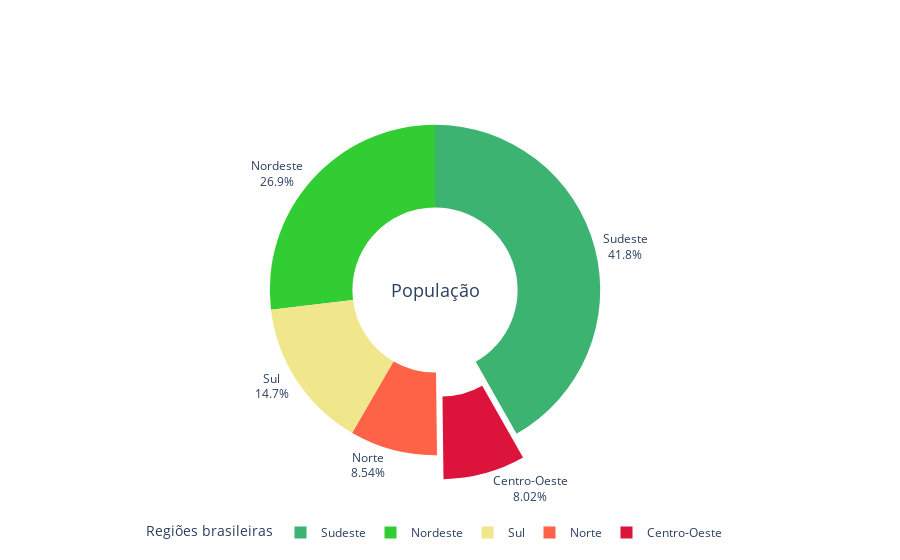

The notebook cell saved with this chart:
### Code cell
#Gráfico de Pizza
fig = go.Figure(data = go.Pie(labels = regioes,
                             values = populacao,
                             marker_colors = cores_marcadores,
                             hole = 0.5,
                             pull = [0, 0, 0.15, 0, 0]))

#Rótulos
fig.update_traces(textposition = "outside", textinfo = "percent+label")

#Legenda
fig.update_layout(legend_title_text = "Regiões brasileiras",
                 legend = (dict(orientation = "h",
                               xanchor = "auto",
                               x = 0.5)))

#Texto
fig.update_layout(annotations = [dict(text = "População",
                                     x = 0.5,
                                     y = 0.5,
                                     font_size = 18,
                                     showarrow = False)])


fig.show()

### Figure 1 — Plotly figure (JSON) as saved in the notebook; plotly's stock layout.template omitted (floating-point values rounded to 4 significant figures)
{"data": [{"hole": 0.5, "labels": ["Sul", "Sudeste", "Centro-Oeste", "Nordeste", "Norte"], "marker": {"colors": ["khaki", "MediumSeaGreen", "crimson", "limegreen", "tomato"]}, "pull": [0, 0, 0.15, 0, 0], "textinfo": "percent+label", "textposition": "outside", "type": "pie", "values": [29933315, 84847187, 16287809, 54644582, 17349619]}], "layout": {"annotations": [{"font": {"size": 18}, "showarrow": false, "text": "População", "x": 0.5, "y": 0.5}], "legend": {"orientation": "h", "title": {"text": "Regiões brasileiras"}, "x": 0.5, "xanchor": "auto"}}}
